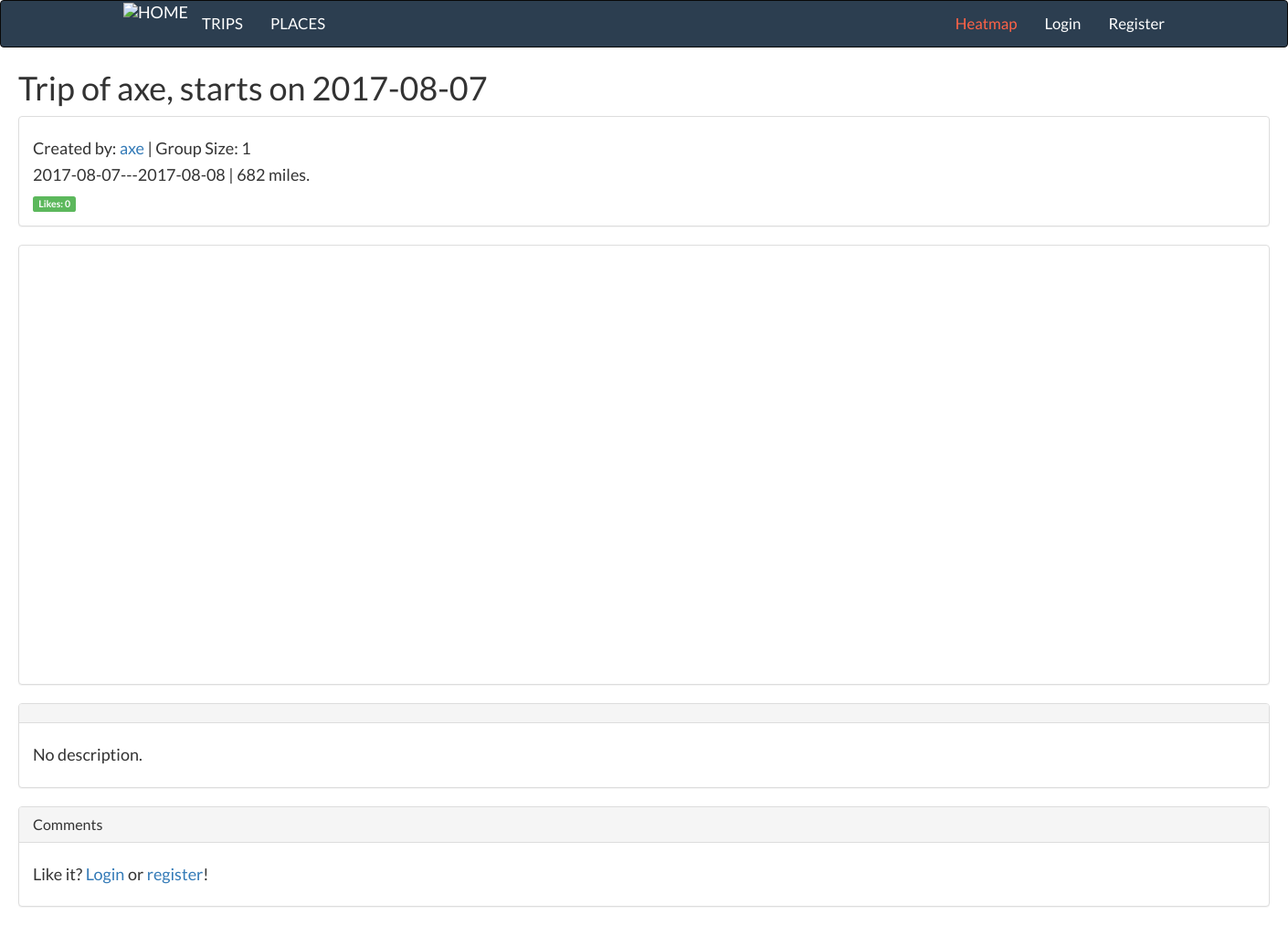
The app's page /trip/206/, older data.
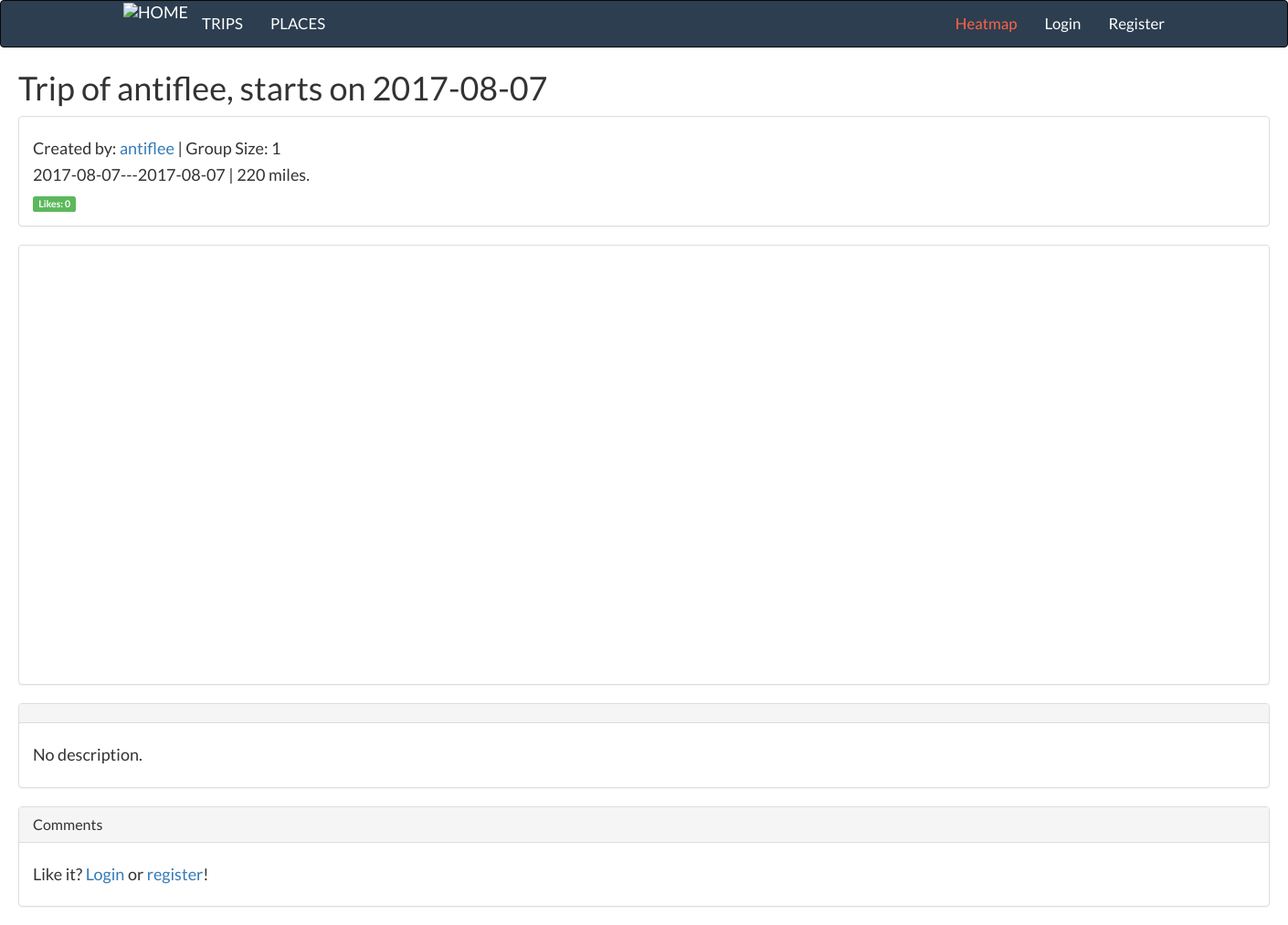
The same page, newer data.
### trips/models.py (models this page shows, shortened)
class Trip(models.Model):
    title                   = models.CharField(max_length=140)
    creator                 = models.ForeignKey(User, related_name="trips", null=True)
    friends                 = models.ManyToManyField(User, related_name="involved_trips", blank=True)
    group_size              = models.PositiveIntegerField(default=1)
    start_time              = models.DateTimeField(auto_now=False)
    end_time                = models.DateTimeField(auto_now=False)
    total_duration_days     = models.PositiveIntegerField(default=1)
    total_distance_meters   = models.PositiveIntegerField(default=0)
    time_on_travel_hours    = models.PositiveIntegerField(default=0)
    created_time            = models.DateTimeField(auto_now=True)
    updated_time            = models.DateTimeField(auto_now=True)
    looking_for_partner     = models.BooleanField(default=False)
    description             = models.TextField(max_length=3000, blank=True)
    op_comment              = models.TextField(max_length=3000, blank=True)
    is_finished             = models.BooleanField(default=False)        # Only visible to 'creator'+'friends' if False; public otherwise.
    is_public               = models.BooleanField(default=True)
    people_liked_this       = models.ManyToManyField(User, related_name="trips_liked", blank=True)
    thumbnail_origin        = models.ImageField(upload_to='thumbnails/', default='thumbnails/default.jpg')
    thumbnail_resized       = ImageSpecField(source='thumbnail_origin',
                                              processors=[ResizeToFill(100, 50)],
                                              format='JPEG',
                                              options={'quality': 60})
    objects = TripManager()
    class Meta:
        ordering = ['-created_time']
    def get_total_dist_miles(self):
        return int(self.total_distance_meters / 1609.34)
    def get_likes_count(self):
        return User.objects.filter(trips_liked=self).count()
    def get_place_visted_list(self):
        return PlaceVisited.objects.filter(trip=self).order_by("time_arrival")
    def get_start_date_yyyymmdd(self):
        return datetime.strftime(self.start_time, "%Y-%m-%d")
    def get_end_date_yyyymmdd(self):
        return datetime.strftime(self.end_time, "%Y-%m-%d")

### trips/views.py (the view, shortened to what this page needs)
# urls.py: url(r'^(?P<pk>\d+)/$', TripDetailView.as_view(), name='detail'),
class TripDetailView(DetailView):
    queryset = Trip.objects.all()
    template_name = "trips/trip_detail.html"
    def get(self, request, pk):
        trip = get_object_or_404(Trip, pk=pk)
        if trip:
            places = trip.get_place_visted_list()
            if request.user.is_authenticated and request.user.trips_liked.filter(pk=pk).exists():
                liked = True
            else:
                liked = False
            return render(request, 'trips/trip_detail.html', {'trip': trip,
                                                            'places': places,
                                                            'liked':liked,
                                                            'APIKEY': GOOGLEMAPAPIKEY
                                                            })
        return render(request, "trip:list", {'message': "Trip not found."})

### trips/models.py (called while the page is built)
    def get_time_arrival(self):
        return datetime.strftime(self.time_arrival, "%Y-%m-%d %H:%M:%S")

    def get_time_departure(self):
        return datetime.strftime(self.time_departure, "%Y-%m-%d %H:%M:%S")

    def get_unavailable_modes_list(self):
        result = [mode.name for mode in self.unavailable_modes.all()]
        return result

### trips/templates/trips/trip_detail.html (shortened to what this page needs)
{% load static %}
<!DOCTYPE html>
<html>
<head>
  <link rel="stylesheet" type="text/css" href="https://maxcdn.bootstrapcdn.com/bootstrap/3.3.7/css/bootstrap.min.css">
  <link rel="stylesheet" type="text/css" href="https://maxcdn.bootstrapcdn.com/font-awesome/4.7.0/css/font-awesome.min.css">
</head>
<body>
{% include 'navbar.html' %}
<div class="container" style="width:1400px;">
  <h1>
    {{ trip.title}}
  </h1>
  <div class="panel panel-default">
    <div class="panel-body">
      <h4>Created by: <a href="/profiles/{{ trip.creator.username }}">{{ trip.creator.username }}</a> | Group Size: {{ trip.group_size }}</h4>
      <h4>{{ trip.get_start_date_yyyymmdd }}---{{ trip.get_end_date_yyyymmdd }} | {{ trip.get_total_dist_miles }} miles.</h4>
      <span class="label label-success"> Likes: {{ trip.get_likes_count }}</span>
    </div>
  </div>
  <div class="panel panel-default">
    <div class="panel-body">
      <div class="row">
        <div class="col-sm-4 col-sm-offset-1 place-list-container">
        </div>
        <div class="col-sm-6 col-sm-offset-1">
          <div id="mapContainer">
            <div id="map" height="485px" width="100%"></div>
          </div>
        </div>
      </div>
    </div>
  </div>
  <div class="panel panel-default">
    <div class="panel-heading">
    </div>
    <div class="panel-body">
      {% if trip.description %}
      <h4>{{ trip.description }}</h4>
      {% else %}
      <h4> No description. </h4>
      {% endif %}
    </div>
  </div>
  {% if request.user == trip.creator %}
  {% else %}
  <div class="panel panel-default">
    <div class="panel-heading">
      <h3 class="panel-title"> Comments </h3>
    </div>
    <div class="panel-body">
      {% if request.user.is_authenticated %}
      <button class="btn btn-success" id="like_trip_button" onclick="likeTheTrip({{ trip.id }})" type="button" name="button">
        {% if liked %}
          Unlike it
        {% else %}
          Like it
        {% endif %}
      </button>
      {% else %}
      <h4>Like it? <a href="/login/">Login</a> or <a href="/register/">register</a>!</h4>
      {% endif %}
    </div>
  </div>
  {% endif %}
</div>
</body>
</html>

### templates/navbar.html (shortened to what this page needs)
{% load static %}
<nav class="navbar navbar-inverse">
  <div class="container">
    <div class="collapse navbar-collapse" id="bs-example-navbar-collapse-1">
      <img class="navbar-brand" id="logo" src="https://s3.us-east-2.amazonaws.com/tripflask-asset/logo.png" alt="HOME">
      <ul class="nav navbar-nav">
      	<li><a href="/trip/">TRIPS</a></li>
      	<li><a href="/place/">PLACES</a></li>
      </ul>
			<ul class="nav navbar-nav navbar-right">
        <li><a href="/place/heatmap" style="color:tomato;">Heatmap</a></li>
        {% if request.user.is_authenticated %}
        <ul class="nav navbar-nav navbar-right">
        	<li>
            <a href="/trip/create" style="background-color:#a9b9a9;color:black;font-weight:700;
                                          height:42px;margin-top:4px;padding-top:11px;">
              Start a new trip!
            </a>
          </li>
          <li class="dropdown">
            <a href="#" class="dropdown-toggle" data-toggle="dropdown" role="button" aria-haspopup="true" aria-expanded="false">Account <span class="caret"></span></a>
            <ul class="dropdown-menu">
              <li><a href="/profiles/{{ request.user.username }}">Profile: {{ request.user.username|upper }}</a></li>
              <li role="separator" class="divider"></li>
              <li><a href="{% url 'logout' %}">Logout</a></li>
            </ul>
          </li>
        </ul>
        {% else %}
        <ul class="nav navbar-nav navbar-right">
          <li><a href="{% url 'login' %}">Login</a></li>
          <li><a href="{% url 'register' %}">Register</a></li>
        </ul>
        {% endif %}
			</ul>
    </div>
  </div>
</nav>

### trips/templates/trips/trip_detail.html (style rules this page uses)
body { font-family: "Lato", Georgia, serif; }
h1 { margin-top: 5px; }
.navbar-inverse { background: #2c3e50; font-size: 120%; }
.navbar-inverse .navbar-nav>li>a { color: white; }
.navbar-inverse .navbar-brand { color: white; }
#logo { padding: 0; position: relative; top: 2px; }
#map { height: 450px; }
html, body { height: 100%; margin: 0; padding: 0; }
.place-list-container { z-index: 3; }
.label { margin-right: 3px; }

Row changes from the older to the newer data that the page shows:
changed Trip: title "Trip of axe, starts on 2017-08-07" → "Trip of antiflee, starts on 2017-08-07"; creator.username "axe" → "antiflee"; get_end_date_yyyymmdd "2017-08-08" → "2017-08-07"; get_total_dist_miles "682" → "220"
